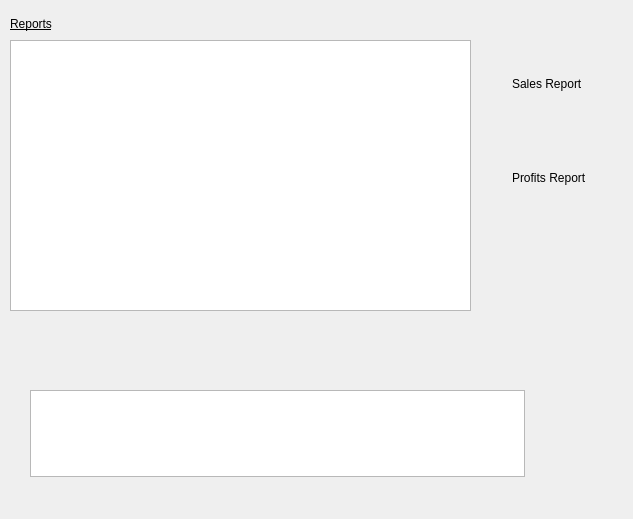
<?xml version="1.0" encoding="UTF-8"?>
<ui version="4.0">
 <class>Reports</class>
 <widget class="QWidget" name="Reports">
  <property name="geometry">
   <rect>
    <x>0</x>
    <y>0</y>
    <width>633</width>
    <height>519</height>
   </rect>
  </property>
  <property name="windowTitle">
   <string>Form</string>
  </property>
  <widget class="QGraphicsView" name="profits">
   <property name="geometry">
    <rect>
     <x>30</x>
     <y>390</y>
     <width>495</width>
     <height>87</height>
    </rect>
   </property>
  </widget>
  <widget class="QLabel" name="profitslabel">
   <property name="geometry">
    <rect>
     <x>512</x>
     <y>134</y>
     <width>224</width>
     <height>87</height>
    </rect>
   </property>
   <property name="text">
    <string>Profits Report</string>
   </property>
  </widget>
  <widget class="QLabel" name="salesreportlabel">
   <property name="geometry">
    <rect>
     <x>512</x>
     <y>40</y>
     <width>224</width>
     <height>87</height>
    </rect>
   </property>
   <property name="text">
    <string>Sales Report</string>
   </property>
  </widget>
  <widget class="QLabel" name="reportslabel">
   <property name="geometry">
    <rect>
     <x>10</x>
     <y>15</y>
     <width>379</width>
     <height>18</height>
    </rect>
   </property>
   <property name="font">
    <font>
     <pointsize>9</pointsize>
     <underline>true</underline>
    </font>
   </property>
   <property name="text">
    <string>Reports</string>
   </property>
  </widget>
  <widget class="QChartView" name="sales">
   <property name="geometry">
    <rect>
     <x>10</x>
     <y>40</y>
     <width>461</width>
     <height>271</height>
    </rect>
   </property>
  </widget>
 </widget>
 <customwidgets>
  <customwidget>
   <class>QChartView</class>
   <extends>QGraphicsView</extends>
   <header location="global">QtCharts</header>
  </customwidget>
 </customwidgets>
 <resources/>
 <connections/>
</ui>
